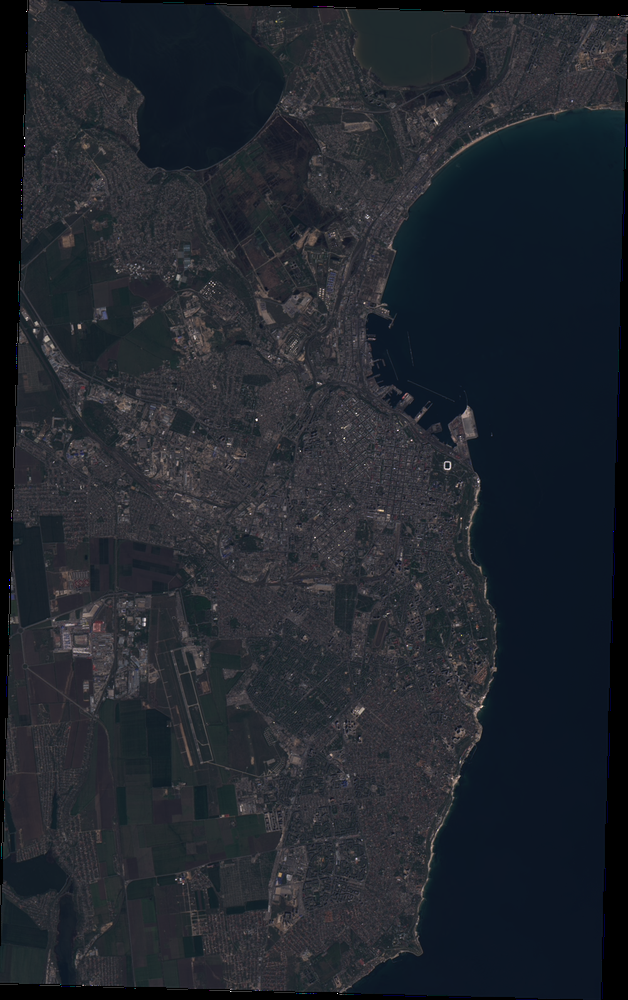
#> input picture algorithm/test_dataset/ODESSA.png, 628 x 1000 px, shrunk from 1002 x 1596 before the run
$ python clustering.py
#> lines starting #> are read from the running program, lines starting #| are printed output that depends on the picture; after the words box and inside, x2 and y2 are one past the last pixel; in counts of white or black regions, pixels touching at a corner belong together
from sklearn.cluster import KMeans
from pathlib import Path
import cv2
import numpy as np
import matplotlib.pyplot as plt

def load_image(image_path):
#> called with image_path = 'test_dataset/ODESSA.png'
	my_file = Path(image_path)
	if my_file.is_file():
		return(cv2.imread(image_path))
#> returned value is the input picture: shape (1000, 628, 3); mean B, G, R 45.4, 38.1, 33.8
	else:
		return None

def main():
	image = load_image('test_dataset/ODESSA.png')
	#print(image.shape)
	if image is not None:
		(image_clustered,clusters) = clustering(image, 4)
		masks = [np.zeros(image.shape) for i in range(clusters.shape[0])]
		print(clusters)
		for i in range(clusters.shape[0]):
			masks[i] = cv2.inRange(image_clustered, clusters[i], clusters[i])
		for i in range(clusters.shape[0]):
			cv2.imshow("sample", masks[i])
			cv2.waitKey()
			cv2.destroyAllWindows()

		#plt.figure(2)
		#plt.imshow(image)
		#plt.show()
	else:
		print("File is not exist")

def recreate_image(codebook, labels, w, h):
    """Recreate the (compressed) image from the code book & labels"""
#> called with codebook = array of shape (4, 3), labels = array of shape (628000,), w = 1000, h = 628
    d = codebook.shape[1]
    image = np.zeros((w, h, d))
    label_idx = 0
    for i in range(w):
        for j in range(h):
            image[i][j] = codebook[labels[label_idx]]
            label_idx += 1
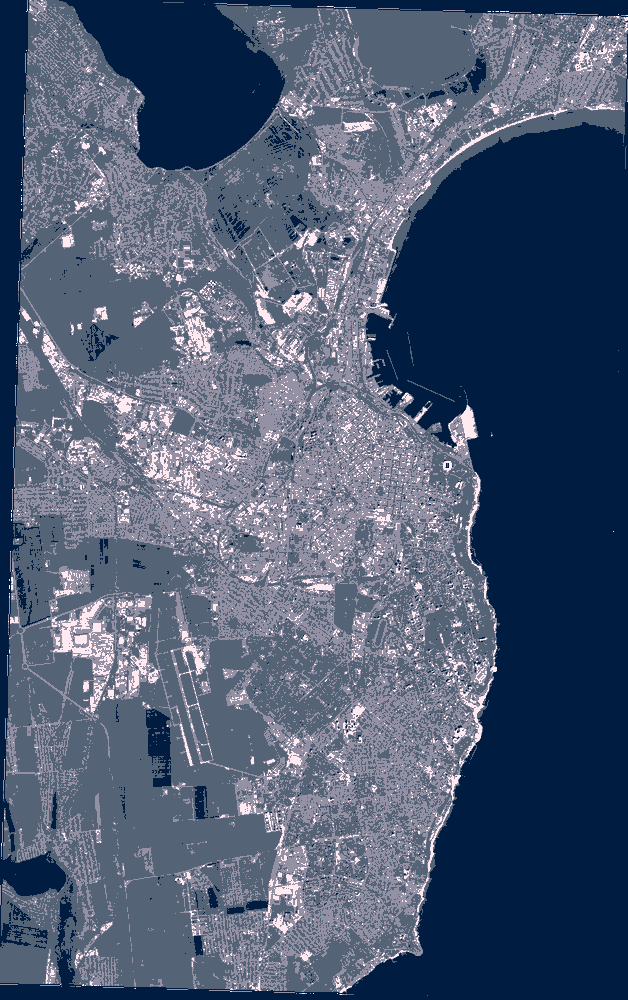
#> image: shape (1000, 628, 3) float64; mean of channels 0, 1, 2 45.4, 38.1, 33.8; drawn with min black and max white
#> after the loop, label_idx = 628000
    return image

def clustering(image, clusters_count):
	w, h, d = original_shape = tuple(image.shape)
	assert d == 3
	image = np.array(image, dtype=np.float64)
	image_array = np.reshape(image, (w * h, d))
	kmeans = KMeans(n_clusters=clusters_count, random_state=0).fit(image_array)
	labels = kmeans.predict(image_array)
	image = recreate_image(kmeans.cluster_centers_, labels, w, h)
	image = np.array(image, np.uint8)
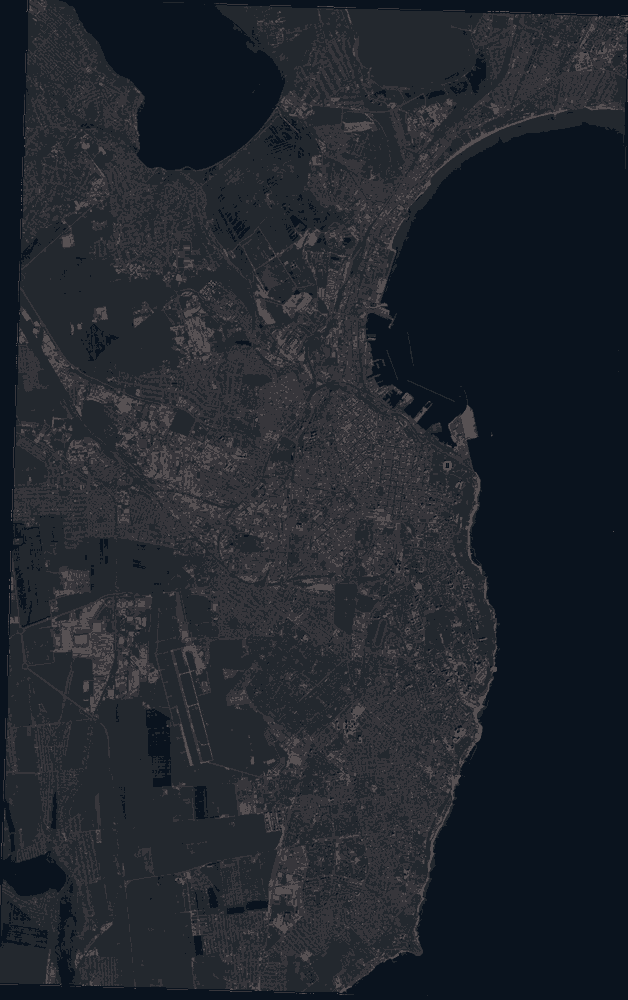
#> image: shape (1000, 628, 3); mean of channels 0, 1, 2 45, 37.7, 33.1; drawn as B, G, R
	return(image,np.array(kmeans.cluster_centers_,np.uint8))

if __name__ == "__main__":
	main()
#> in main, `(image_clustered,clusters) = clustering(image, 4)`: clusters = [[30, 19, 10], [46, 40, 35], [83, 81, 87], [59, 54, 55]]
#| [[30 19 10]
#|  [46 40 35]
#|  [83 81 87]
#|  [59 54 55]]
#> after the loop in main, `for i in range(clusters.shape[0]):`: masks = 4 items
#> the loop in main, `for i in range(clusters.shape[0]):` made 4 passes
#> pass 1, in main, `cv2.imshow("sample", masks[i])`:
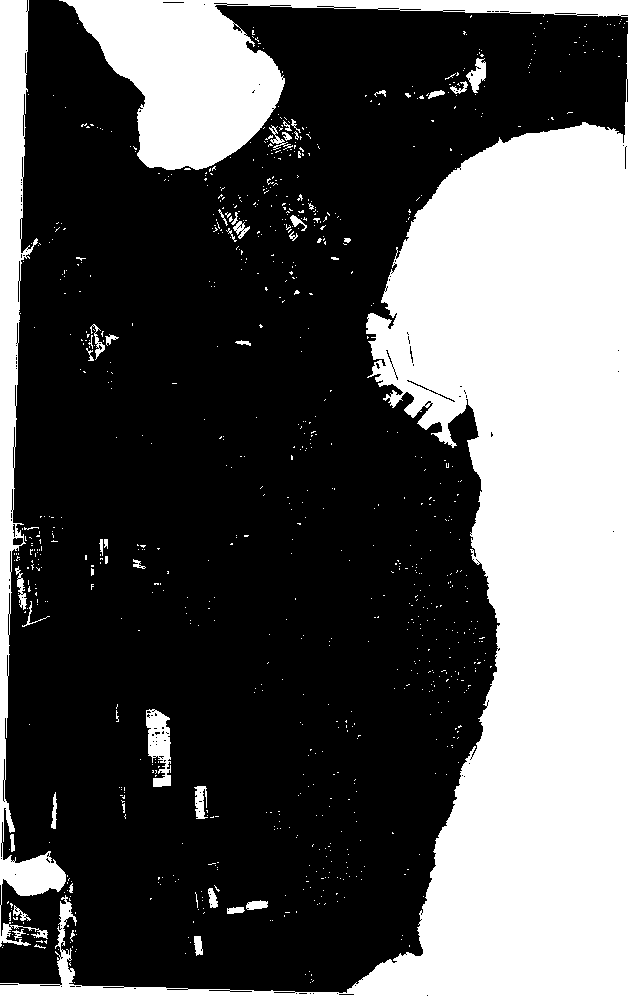
#> window 'sample': shape (1000, 628); 34.5% white; 890 white regions (845 under 20 px), largest, box (x1, y1, x2, y2) and area: (0, 34, 628, 1000) 166567, (59, 0, 628, 170) 27117, (0, 0, 66, 947) 16007
#> pass 2, in main, `cv2.imshow("sample", masks[i])`:
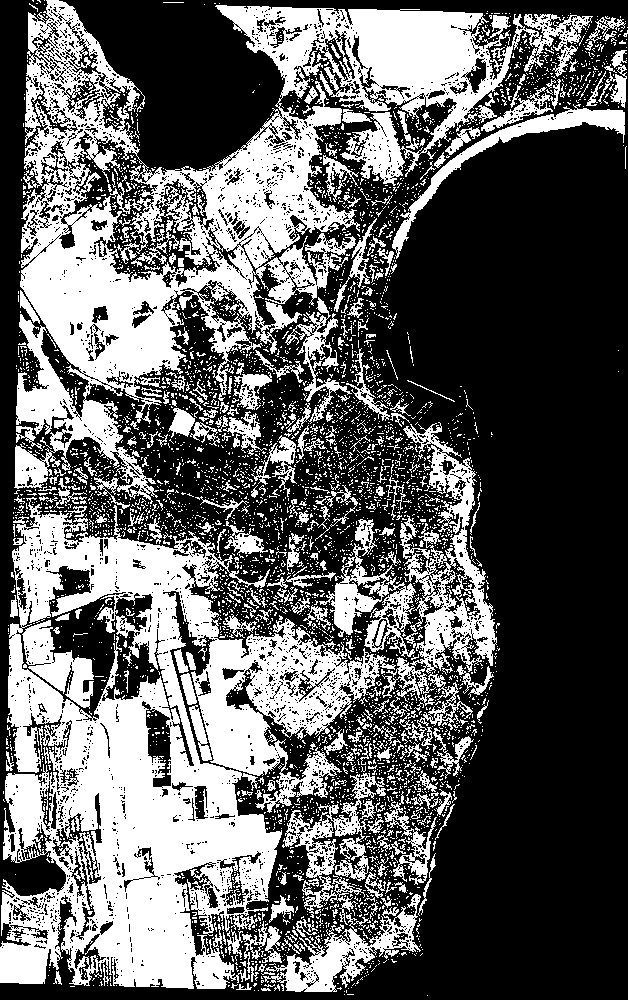
#> window 'sample': shape (1000, 628); 38.1% white; 4467 white regions (4144 under 20 px), largest, box (x1, y1, x2, y2) and area: (0, 497, 396, 989) 84753, (14, 0, 593, 504) 81285, (382, 422, 497, 706) 9115

$ run again, with algorithm/test_dataset/KIYEV.png copied over algorithm/test_dataset/ODESSA.png
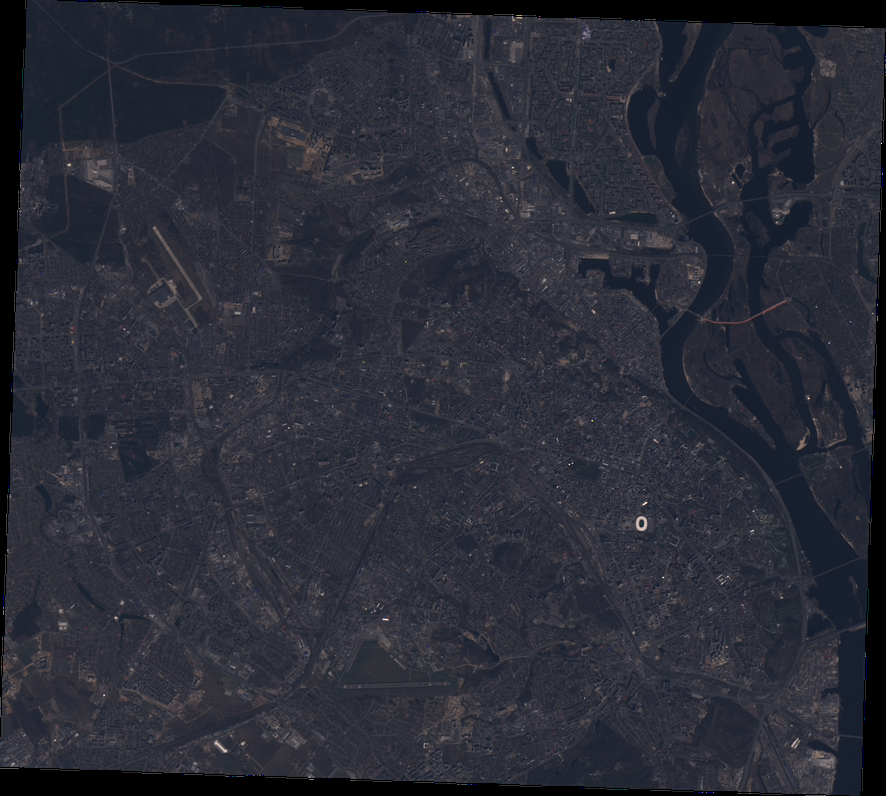
#> input picture algorithm/test_dataset/KIYEV.png, 886 x 796 px, shrunk from 1221 x 1097 before the run
#> in load_image, returned value is the input picture: shape (796, 886, 3); mean B, G, R 54.4, 44.3, 42.4
#> after the loop in recreate_image, `for i in range(w):`:
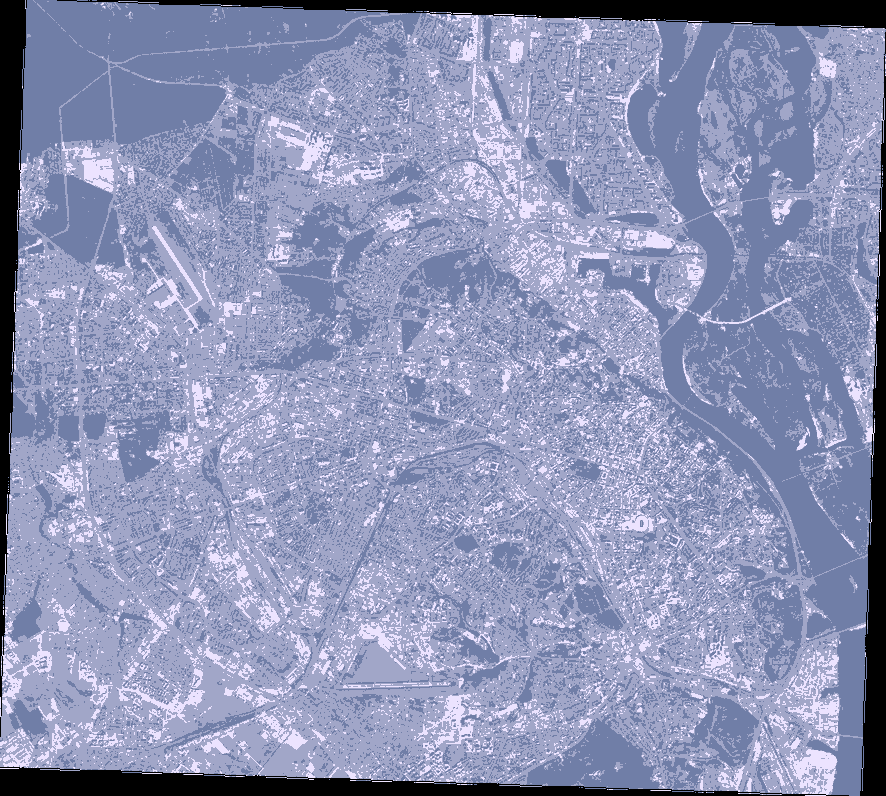
#> image: shape (796, 886, 3) float64; mean of channels 0, 1, 2 54.4, 44.3, 42.4; drawn with min black and max white
#> after the loop in recreate_image, `for i in range(w):`: label_idx = 705256
#> clusters = [[50, 37, 33], [60, 49, 48], [0, 0, 0], [76, 68, 70]]
#| [[50 37 33]
#|  [60 49 48]
#|  [ 0  0  0]
#|  [76 68 70]]
#> after the loop in main, `for i in range(clusters.shape[0]):`: masks = 4 items
#> the loop in main, `for i in range(clusters.shape[0]):` made 4 passes
#> pass 2, in main, `cv2.imshow("sample", masks[i])`:
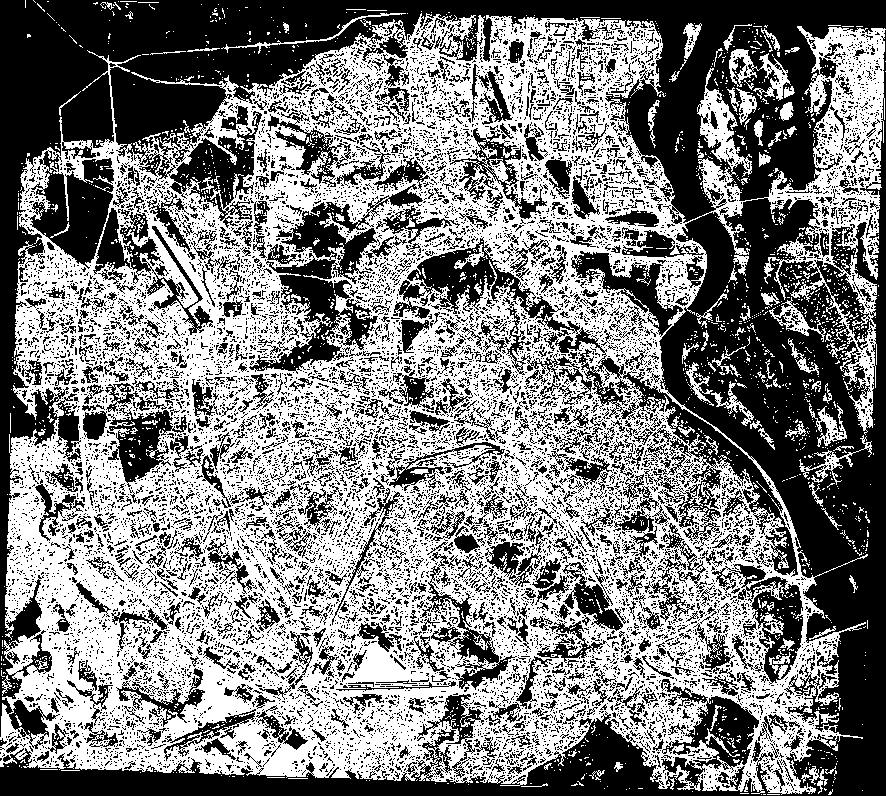
#> window 'sample': shape (796, 886); 50.1% white; 12303 black regions (11247 under 20 px), largest, box (x1, y1, x2, y2) and area: (0, 0, 886, 796) 181884, (393, 237, 798, 577) 12832, (249, 184, 423, 374) 8934

$ run again, with algorithm/test_dataset/LVOV.png copied over algorithm/test_dataset/ODESSA.png
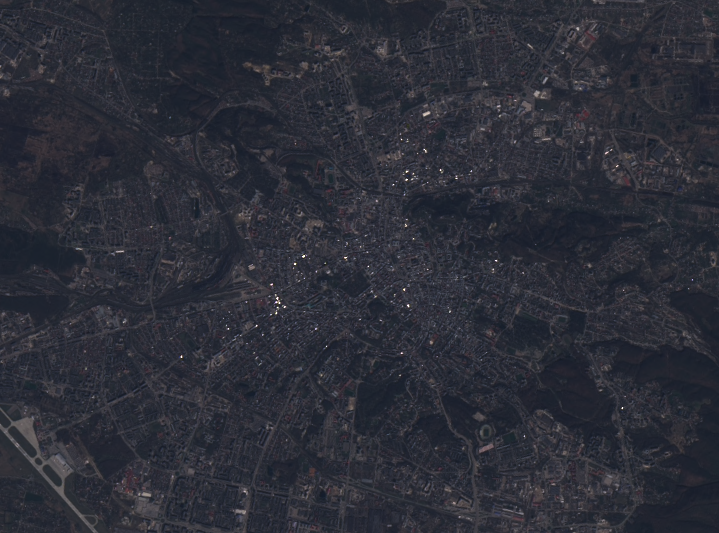
#> input picture algorithm/test_dataset/LVOV.png, 719 x 533 px
#> in load_image, returned value is the input picture: shape (533, 719, 3); mean B, G, R 55.4, 46, 44.2
#> after the loop in recreate_image, `for i in range(w):`: label_idx = 383227
#> clusters = [[100, 94, 98], [56, 47, 46], [70, 61, 62], [47, 37, 34]]
#| [[100  94  98]
#|  [ 56  47  46]
#|  [ 70  61  62]
#|  [ 47  37  34]]
#> after the loop in main, `for i in range(clusters.shape[0]):`: masks = 4 items
#> the loop in main, `for i in range(clusters.shape[0]):` made 4 passes
#> pass 1, in main, `cv2.imshow("sample", masks[i])`:
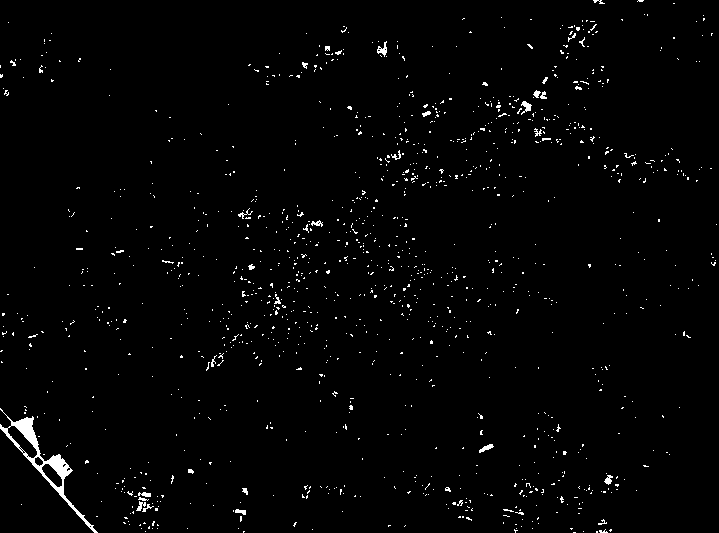
#> window 'sample': shape (533, 719); 1.6% white in thin lines or dots
#> pass 2, in main, `cv2.imshow("sample", masks[i])`:
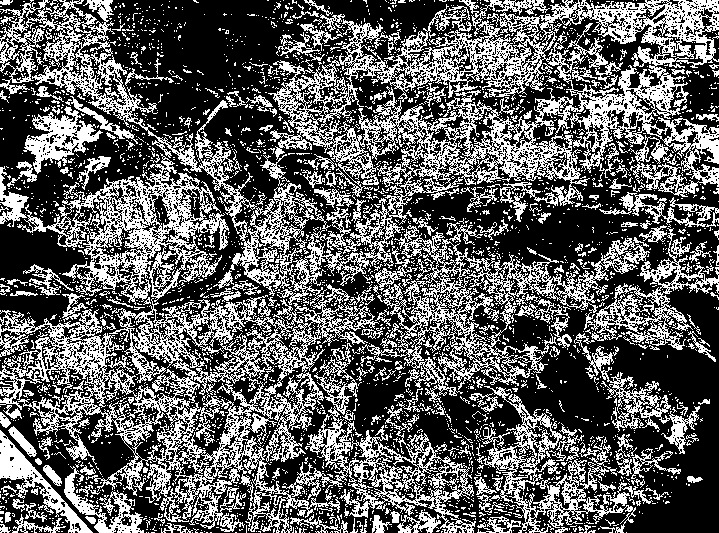
#> window 'sample': shape (533, 719); 37.6% white in thin lines or dots
